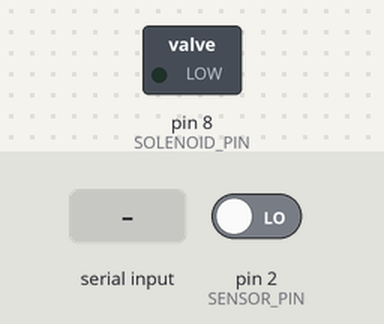
A sketch run on a simulated Arduino Uno, built with avr-gcc and run on an emulated ATmega328P. Shown: switched loads named in the sketch (green lamp = pin HIGH). The test bench sets the inputs (shaded band); at power-on: pin 2 (SENSOR_PIN) LOW. What the sketch prints to the serial monitor is not drawn.

Above: at 1.2 s.
1.3 s: "TAP\n" received over Serial
At 1.31 s:
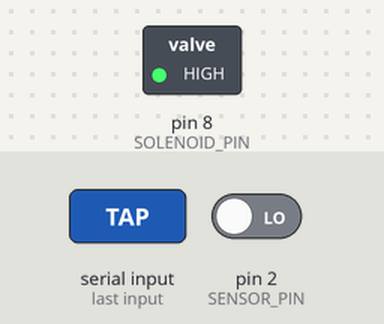
2.8 s: pin 2 (SENSOR_PIN) driven HIGH
Timing chart, 0 to 5.8 s (numbered marks = the images above; inputs shaded):
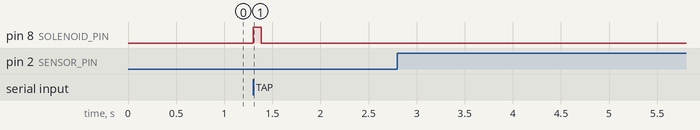

Measured:
- after the input at 1.3 s, pin 8 (SOLENOID_PIN): LOW → HIGH at once, → LOW 0.08 s later
- after the input at 2.8 s, every drawn part: stays the same

The sketch:

coconut_arduino.ino
```cpp
#define SENSOR_PIN 2
#define SOLENOID_PIN 8

void setup() {
  Serial.begin(9600);
  pinMode(SENSOR_PIN, INPUT);
  pinMode(SOLENOID_PIN, OUTPUT);
  digitalWrite(SOLENOID_PIN, LOW);
}

void loop() {
  if (digitalRead(SENSOR_PIN) == HIGH) {
    Serial.println("DETECTED");
    delay(300);
  }

  if (Serial.available()) {
    String cmd = Serial.readStringUntil('\n');
    cmd.trim();

    if (cmd == "TAP") {
      digitalWrite(SOLENOID_PIN, HIGH);
      delay(80); // light tap
      digitalWrite(SOLENOID_PIN, LOW);
    }
  }
}
```
